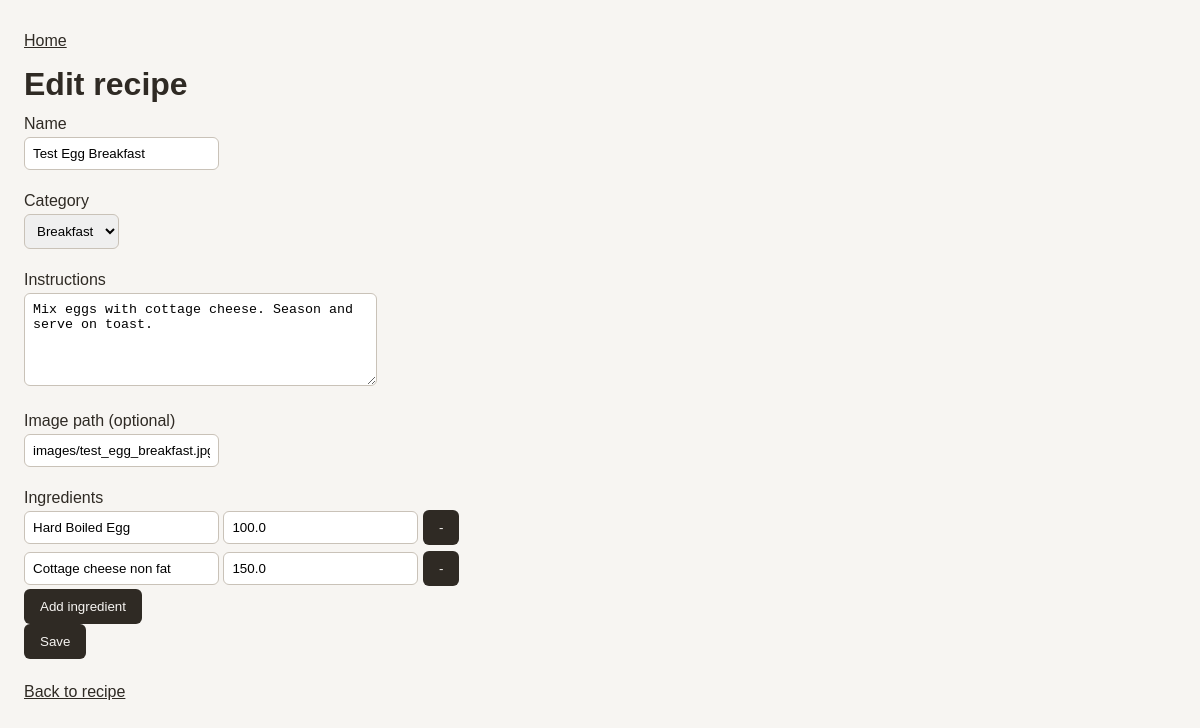
/recipes/1/edit, run on an earlier commit of the app's database.
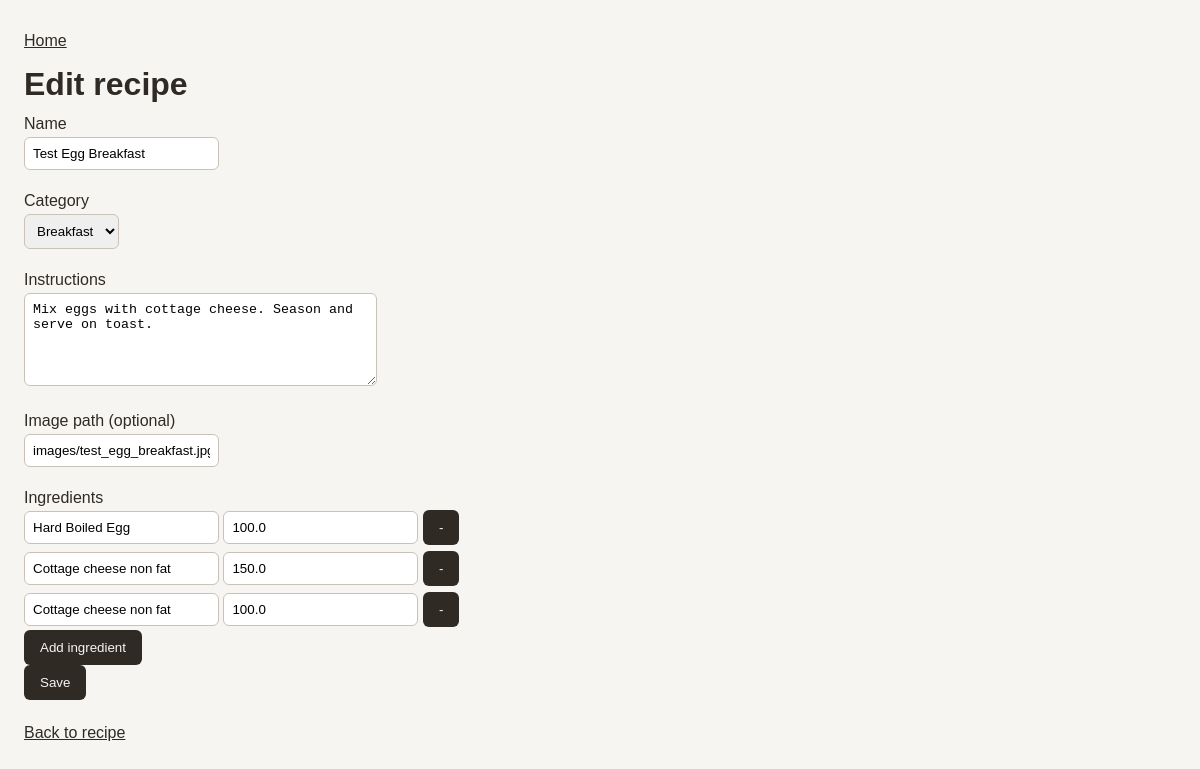
And on a later commit of the database.
### tables this page shows
CREATE TABLE recipe_ingredients (
            id INTEGER PRIMARY KEY AUTOINCREMENT,
            recipe_id INTEGER NOT NULL,
            ingredient_name TEXT NOT NULL,
            portion_g REAL NOT NULL,
            FOREIGN KEY (recipe_id) REFERENCES recipes(id)
        );

### app/routes/recipes.py (the view)
@router.get("/{recipe_id}/edit")
def edit_recipe_form(request: Request, recipe_id: int):
    recipe = load_recipe(recipe_id)
    if not recipe:
        return RedirectResponse(url="/recipes", status_code=303)
    return templates.TemplateResponse(
        "recipe_edit.html",
        {
            "request": request,
            "recipe_id": recipe_id,
            "recipe": recipe,
        },
    )

### app/templates/recipe_edit.html (shortened to what this page needs)
{% extends "base.html" %}
{% block content %}
    <h1>Edit recipe</h1>
    <form method="post" action="/recipes/{{ recipe_id }}/edit">
      <label>Name</label><br />
      <input name="name" value="{{ recipe.name }}" required /><br /><br />
      <label>Category</label><br />
      <select name="category" required>
        <option value="breakfast" {% if recipe.category == "breakfast" %}selected{% endif %}>
          Breakfast
        </option>
      </select>
      <br /><br />
      <label>Instructions</label><br />
      <textarea name="instructions" rows="5" cols="40" required>{{ recipe.instructions }}</textarea>
      <br /><br />
      <label>Image path (optional)</label><br />
      <input name="image_path" value="{{ recipe.image_path }}" /><br /><br />
      <label>Ingredients</label><br />
      <div id="ingredients-list">
      {% for i in recipe.ingredients %}
      <span class="ingredient-row">
        <input name="ingredient_name" value="{{ i.name }}" required />
        <input name="portion_g" type="number" step="1" value="{{ i.portion_g }}" required />
        <button type="button" class="remove-ingredient">-</button>
        <br />
      </span>
      {% endfor %}
      </div>
      <button type="button" id="add-ingredient">Add ingredient</button>
      <br />
      <button type="submit">Save</button>
    </form>
    <a href="/recipes/{{ recipe_id }}">Back to recipe</a>
{% endblock %}

What changed in the data, as far as the page shows it:
added recipe_ingredients: ingredient_name "Cottage cheese non fat", portion_g "100.0"
